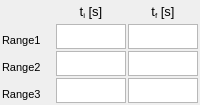
            <widget class="QFrame" name="manualSelectTimeFrame">
             <property name="sizePolicy">
              <sizepolicy hsizetype="Minimum" vsizetype="Minimum">
               <horstretch>0</horstretch>
               <verstretch>0</verstretch>
              </sizepolicy>
             </property>
             <property name="frameShape">
              <enum>QFrame::NoFrame</enum>
             </property>
             <property name="frameShadow">
              <enum>QFrame::Plain</enum>
             </property>
             <layout class="QGridLayout" name="gridLayout_23">
              <property name="leftMargin">
               <number>2</number>
              </property>
              <property name="topMargin">
               <number>2</number>
              </property>
              <property name="rightMargin">
               <number>2</number>
              </property>
              <property name="bottomMargin">
               <number>2</number>
              </property>
              <property name="spacing">
               <number>2</number>
              </property>
              <item row="4" column="0">
               <widget class="QLabel" name="fhigh_4">
                <property name="sizePolicy">
                 <sizepolicy hsizetype="Minimum" vsizetype="Minimum">
                  <horstretch>0</horstretch>
                  <verstretch>0</verstretch>
                 </sizepolicy>
                </property>
                <property name="font">
                 <font>
                  <pointsize>8</pointsize>
                 </font>
                </property>
                <property name="text">
                 <string>&lt;html&gt;&lt;head/&gt;&lt;body&gt;&lt;p&gt;&lt;span style=&quot; font-size:12pt; vertical-align:sub;&quot;&gt;Range3&lt;/span&gt;&lt;/p&gt;&lt;/body&gt;&lt;/html&gt;</string>
                </property>
                <property name="textFormat">
                 <enum>Qt::RichText</enum>
                </property>
               </widget>
              </item>
              <item row="4" column="1">
               <widget class="QTextEdit" name="lowTimeValue3">
                <property name="sizePolicy">
                 <sizepolicy hsizetype="Minimum" vsizetype="Minimum">
                  <horstretch>0</horstretch>
                  <verstretch>0</verstretch>
                 </sizepolicy>
                </property>
                <property name="minimumSize">
                 <size>
                  <width>0</width>
                  <height>0</height>
                 </size>
                </property>
                <property name="maximumSize">
                 <size>
                  <width>70</width>
                  <height>25</height>
                 </size>
                </property>
                <property name="font">
                 <font>
                  <pointsize>8</pointsize>
                 </font>
                </property>
                <property name="layoutDirection">
                 <enum>Qt::RightToLeft</enum>
                </property>
                <property name="verticalScrollBarPolicy">
                 <enum>Qt::ScrollBarAlwaysOff</enum>
                </property>
                <property name="horizontalScrollBarPolicy">
                 <enum>Qt::ScrollBarAlwaysOff</enum>
                </property>
                <property name="html">
                 <string>&lt;!DOCTYPE HTML PUBLIC &quot;-//W3C//DTD HTML 4.0//EN&quot; &quot;http://www.w3.org/TR/REC-html40/strict.dtd&quot;&gt;
&lt;html&gt;&lt;head&gt;&lt;meta name=&quot;qrichtext&quot; content=&quot;1&quot; /&gt;&lt;style type=&quot;text/css&quot;&gt;
p, li { white-space: pre-wrap; }
&lt;/style&gt;&lt;/head&gt;&lt;body style=&quot; font-family:'MS Shell Dlg 2'; font-size:8pt; font-weight:400; font-style:normal;&quot;&gt;
&lt;p align=&quot;center&quot; style=&quot;-qt-paragraph-type:empty; margin-top:0px; margin-bottom:0px; margin-left:0px; margin-right:0px; -qt-block-indent:0; text-indent:0px; font-size:8.25pt;&quot;&gt;&lt;br /&gt;&lt;/p&gt;&lt;/body&gt;&lt;/html&gt;</string>
                </property>
                <property name="acceptRichText">
                 <bool>false</bool>
                </property>
               </widget>
              </item>
              <item row="3" column="3">
               <widget class="QTextEdit" name="highTimeValue2">
                <property name="sizePolicy">
                 <sizepolicy hsizetype="Minimum" vsizetype="Minimum">
                  <horstretch>0</horstretch>
                  <verstretch>0</verstretch>
                 </sizepolicy>
                </property>
                <property name="minimumSize">
                 <size>
                  <width>0</width>
                  <height>0</height>
                 </size>
                </property>
                <property name="maximumSize">
                 <size>
                  <width>70</width>
                  <height>25</height>
                 </size>
                </property>
                <property name="font">
                 <font>
                  <pointsize>8</pointsize>
                 </font>
                </property>
                <property name="layoutDirection">
                 <enum>Qt::RightToLeft</enum>
                </property>
                <property name="verticalScrollBarPolicy">
                 <enum>Qt::ScrollBarAlwaysOff</enum>
                </property>
                <property name="horizontalScrollBarPolicy">
                 <enum>Qt::ScrollBarAlwaysOff</enum>
                </property>
                <property name="html">
                 <string>&lt;!DOCTYPE HTML PUBLIC &quot;-//W3C//DTD HTML 4.0//EN&quot; &quot;http://www.w3.org/TR/REC-html40/strict.dtd&quot;&gt;
&lt;html&gt;&lt;head&gt;&lt;meta name=&quot;qrichtext&quot; content=&quot;1&quot; /&gt;&lt;style type=&quot;text/css&quot;&gt;
p, li { white-space: pre-wrap; }
&lt;/style&gt;&lt;/head&gt;&lt;body style=&quot; font-family:'MS Shell Dlg 2'; font-size:8pt; font-weight:400; font-style:normal;&quot;&gt;
&lt;p align=&quot;center&quot; style=&quot;-qt-paragraph-type:empty; margin-top:0px; margin-bottom:0px; margin-left:0px; margin-right:0px; -qt-block-indent:0; text-indent:0px; font-size:8.25pt;&quot;&gt;&lt;br /&gt;&lt;/p&gt;&lt;/body&gt;&lt;/html&gt;</string>
                </property>
                <property name="acceptRichText">
                 <bool>false</bool>
                </property>
               </widget>
              </item>
              <item row="4" column="3">
               <widget class="QTextEdit" name="highTimeValue3">
                <property name="sizePolicy">
                 <sizepolicy hsizetype="Minimum" vsizetype="Minimum">
                  <horstretch>0</horstretch>
                  <verstretch>0</verstretch>
                 </sizepolicy>
                </property>
                <property name="minimumSize">
                 <size>
                  <width>0</width>
                  <height>0</height>
                 </size>
                </property>
                <property name="maximumSize">
                 <size>
                  <width>70</width>
                  <height>25</height>
                 </size>
                </property>
                <property name="font">
                 <font>
                  <pointsize>8</pointsize>
                 </font>
                </property>
                <property name="layoutDirection">
                 <enum>Qt::RightToLeft</enum>
                </property>
                <property name="verticalScrollBarPolicy">
                 <enum>Qt::ScrollBarAlwaysOff</enum>
                </property>
                <property name="horizontalScrollBarPolicy">
                 <enum>Qt::ScrollBarAlwaysOff</enum>
                </property>
                <property name="html">
                 <string>&lt;!DOCTYPE HTML PUBLIC &quot;-//W3C//DTD HTML 4.0//EN&quot; &quot;http://www.w3.org/TR/REC-html40/strict.dtd&quot;&gt;
&lt;html&gt;&lt;head&gt;&lt;meta name=&quot;qrichtext&quot; content=&quot;1&quot; /&gt;&lt;style type=&quot;text/css&quot;&gt;
p, li { white-space: pre-wrap; }
&lt;/style&gt;&lt;/head&gt;&lt;body style=&quot; font-family:'MS Shell Dlg 2'; font-size:8pt; font-weight:400; font-style:normal;&quot;&gt;
&lt;p align=&quot;center&quot; style=&quot;-qt-paragraph-type:empty; margin-top:0px; margin-bottom:0px; margin-left:0px; margin-right:0px; -qt-block-indent:0; text-indent:0px; font-size:8.25pt;&quot;&gt;&lt;br /&gt;&lt;/p&gt;&lt;/body&gt;&lt;/html&gt;</string>
                </property>
                <property name="acceptRichText">
                 <bool>false</bool>
                </property>
               </widget>
              </item>
              <item row="3" column="1">
               <widget class="QTextEdit" name="lowTimeValue2">
                <property name="sizePolicy">
                 <sizepolicy hsizetype="Minimum" vsizetype="Minimum">
                  <horstretch>0</horstretch>
                  <verstretch>0</verstretch>
                 </sizepolicy>
                </property>
                <property name="minimumSize">
                 <size>
                  <width>0</width>
                  <height>0</height>
                 </size>
                </property>
                <property name="maximumSize">
                 <size>
                  <width>70</width>
                  <height>25</height>
                 </size>
                </property>
                <property name="font">
                 <font>
                  <pointsize>8</pointsize>
                 </font>
                </property>
                <property name="layoutDirection">
                 <enum>Qt::RightToLeft</enum>
                </property>
                <property name="verticalScrollBarPolicy">
                 <enum>Qt::ScrollBarAlwaysOff</enum>
                </property>
                <property name="horizontalScrollBarPolicy">
                 <enum>Qt::ScrollBarAlwaysOff</enum>
                </property>
                <property name="html">
                 <string>&lt;!DOCTYPE HTML PUBLIC &quot;-//W3C//DTD HTML 4.0//EN&quot; &quot;http://www.w3.org/TR/REC-html40/strict.dtd&quot;&gt;
&lt;html&gt;&lt;head&gt;&lt;meta name=&quot;qrichtext&quot; content=&quot;1&quot; /&gt;&lt;style type=&quot;text/css&quot;&gt;
p, li { white-space: pre-wrap; }
&lt;/style&gt;&lt;/head&gt;&lt;body style=&quot; font-family:'MS Shell Dlg 2'; font-size:8pt; font-weight:400; font-style:normal;&quot;&gt;
&lt;p align=&quot;center&quot; style=&quot;-qt-paragraph-type:empty; margin-top:0px; margin-bottom:0px; margin-left:0px; margin-right:0px; -qt-block-indent:0; text-indent:0px; font-size:8.25pt;&quot;&gt;&lt;br /&gt;&lt;/p&gt;&lt;/body&gt;&lt;/html&gt;</string>
                </property>
                <property name="acceptRichText">
                 <bool>false</bool>
                </property>
               </widget>
              </item>
              <item row="3" column="0">
               <widget class="QLabel" name="fhigh_2">
                <property name="sizePolicy">
                 <sizepolicy hsizetype="Minimum" vsizetype="Minimum">
                  <horstretch>0</horstretch>
                  <verstretch>0</verstretch>
                 </sizepolicy>
                </property>
                <property name="font">
                 <font>
                  <pointsize>8</pointsize>
                 </font>
                </property>
                <property name="text">
                 <string>&lt;html&gt;&lt;head/&gt;&lt;body&gt;&lt;p&gt;&lt;span style=&quot; font-size:12pt; vertical-align:sub;&quot;&gt;Range2&lt;/span&gt;&lt;/p&gt;&lt;/body&gt;&lt;/html&gt;</string>
                </property>
                <property name="textFormat">
                 <enum>Qt::RichText</enum>
                </property>
               </widget>
              </item>
              <item row="0" column="0">
               <spacer name="horizontalSpacer_12">
                <property name="orientation">
                 <enum>Qt::Horizontal</enum>
                </property>
                <property name="sizeType">
                 <enum>QSizePolicy::Minimum</enum>
                </property>
                <property name="sizeHint" stdset="0">
                 <size>
                  <width>28</width>
                  <height>20</height>
                 </size>
                </property>
               </spacer>
              </item>
              <item row="0" column="3">
               <widget class="QLabel" name="label_22">
                <property name="sizePolicy">
                 <sizepolicy hsizetype="Minimum" vsizetype="Minimum">
                  <horstretch>0</horstretch>
                  <verstretch>0</verstretch>
                 </sizepolicy>
                </property>
                <property name="maximumSize">
                 <size>
                  <width>16777215</width>
                  <height>25</height>
                 </size>
                </property>
                <property name="font">
                 <font>
                  <pointsize>8</pointsize>
                 </font>
                </property>
                <property name="text">
                 <string>&lt;html&gt;&lt;head/&gt;&lt;body&gt;&lt;p align=&quot;center&quot;&gt;&lt;span style=&quot; font-size:10pt;&quot;&gt;t&lt;/span&gt;&lt;span style=&quot; font-size:10pt; vertical-align:sub;&quot;&gt;f&lt;/span&gt;&lt;span style=&quot; font-size:10pt;&quot;&gt; [s]&lt;/span&gt;&lt;/p&gt;&lt;/body&gt;&lt;/html&gt;</string>
                </property>
                <property name="textFormat">
                 <enum>Qt::RichText</enum>
                </property>
               </widget>
              </item>
              <item row="2" column="3">
               <widget class="QTextEdit" name="highTimeValue1">
                <property name="sizePolicy">
                 <sizepolicy hsizetype="Minimum" vsizetype="Minimum">
                  <horstretch>0</horstretch>
                  <verstretch>0</verstretch>
                 </sizepolicy>
                </property>
                <property name="minimumSize">
                 <size>
                  <width>0</width>
                  <height>0</height>
                 </size>
                </property>
                <property name="maximumSize">
                 <size>
                  <width>70</width>
                  <height>25</height>
                 </size>
                </property>
                <property name="font">
                 <font>
                  <pointsize>8</pointsize>
                 </font>
                </property>
                <property name="layoutDirection">
                 <enum>Qt::RightToLeft</enum>
                </property>
                <property name="verticalScrollBarPolicy">
                 <enum>Qt::ScrollBarAlwaysOff</enum>
                </property>
                <property name="horizontalScrollBarPolicy">
                 <enum>Qt::ScrollBarAlwaysOff</enum>
                </property>
                <property name="html">
                 <string>&lt;!DOCTYPE HTML PUBLIC &quot;-//W3C//DTD HTML 4.0//EN&quot; &quot;http://www.w3.org/TR/REC-html40/strict.dtd&quot;&gt;
&lt;html&gt;&lt;head&gt;&lt;meta name=&quot;qrichtext&quot; content=&quot;1&quot; /&gt;&lt;style type=&quot;text/css&quot;&gt;
p, li { white-space: pre-wrap; }
&lt;/style&gt;&lt;/head&gt;&lt;body style=&quot; font-family:'MS Shell Dlg 2'; font-size:8pt; font-weight:400; font-style:normal;&quot;&gt;
&lt;p align=&quot;center&quot; style=&quot;-qt-paragraph-type:empty; margin-top:0px; margin-bottom:0px; margin-left:0px; margin-right:0px; -qt-block-indent:0; text-indent:0px; font-size:8.25pt;&quot;&gt;&lt;br /&gt;&lt;/p&gt;&lt;/body&gt;&lt;/html&gt;</string>
                </property>
                <property name="acceptRichText">
                 <bool>false</bool>
                </property>
               </widget>
              </item>
              <item row="0" column="1">
               <widget class="QLabel" name="label_19">
                <property name="sizePolicy">
                 <sizepolicy hsizetype="Minimum" vsizetype="Minimum">
                  <horstretch>0</horstretch>
                  <verstretch>0</verstretch>
                 </sizepolicy>
                </property>
                <property name="maximumSize">
                 <size>
                  <width>16777215</width>
                  <height>25</height>
                 </size>
                </property>
                <property name="font">
                 <font>
                  <pointsize>8</pointsize>
                 </font>
                </property>
                <property name="text">
                 <string>&lt;html&gt;&lt;head/&gt;&lt;body&gt;&lt;p align=&quot;center&quot;&gt;&lt;span style=&quot; font-size:10pt;&quot;&gt;t&lt;/span&gt;&lt;span style=&quot; font-size:10pt; vertical-align:sub;&quot;&gt;i&lt;/span&gt;&lt;span style=&quot; font-size:10pt;&quot;&gt; [s]&lt;/span&gt;&lt;/p&gt;&lt;/body&gt;&lt;/html&gt;</string>
                </property>
                <property name="textFormat">
                 <enum>Qt::RichText</enum>
                </property>
               </widget>
              </item>
              <item row="2" column="0">
               <widget class="QLabel" name="label_8">
                <property name="sizePolicy">
                 <sizepolicy hsizetype="Minimum" vsizetype="Minimum">
                  <horstretch>0</horstretch>
                  <verstretch>0</verstretch>
                 </sizepolicy>
                </property>
                <property name="font">
                 <font>
                  <pointsize>8</pointsize>
                 </font>
                </property>
                <property name="text">
                 <string>&lt;html&gt;&lt;head/&gt;&lt;body&gt;&lt;p&gt;&lt;span style=&quot; font-size:12pt; vertical-align:sub;&quot;&gt;Range1&lt;/span&gt;&lt;/p&gt;&lt;/body&gt;&lt;/html&gt;</string>
                </property>
                <property name="textFormat">
                 <enum>Qt::RichText</enum>
                </property>
               </widget>
              </item>
              <item row="2" column="1">
               <widget class="QTextEdit" name="lowTimeValue1">
                <property name="sizePolicy">
                 <sizepolicy hsizetype="Minimum" vsizetype="Minimum">
                  <horstretch>0</horstretch>
                  <verstretch>0</verstretch>
                 </sizepolicy>
                </property>
                <property name="minimumSize">
                 <size>
                  <width>0</width>
                  <height>0</height>
                 </size>
                </property>
                <property name="maximumSize">
                 <size>
                  <width>70</width>
                  <height>25</height>
                 </size>
                </property>
                <property name="font">
                 <font>
                  <pointsize>8</pointsize>
                 </font>
                </property>
                <property name="layoutDirection">
                 <enum>Qt::RightToLeft</enum>
                </property>
                <property name="verticalScrollBarPolicy">
                 <enum>Qt::ScrollBarAlwaysOff</enum>
                </property>
                <property name="horizontalScrollBarPolicy">
                 <enum>Qt::ScrollBarAlwaysOff</enum>
                </property>
                <property name="html">
                 <string>&lt;!DOCTYPE HTML PUBLIC &quot;-//W3C//DTD HTML 4.0//EN&quot; &quot;http://www.w3.org/TR/REC-html40/strict.dtd&quot;&gt;
&lt;html&gt;&lt;head&gt;&lt;meta name=&quot;qrichtext&quot; content=&quot;1&quot; /&gt;&lt;style type=&quot;text/css&quot;&gt;
p, li { white-space: pre-wrap; }
&lt;/style&gt;&lt;/head&gt;&lt;body style=&quot; font-family:'MS Shell Dlg 2'; font-size:8pt; font-weight:400; font-style:normal;&quot;&gt;
&lt;p align=&quot;center&quot; style=&quot;-qt-paragraph-type:empty; margin-top:0px; margin-bottom:0px; margin-left:0px; margin-right:0px; -qt-block-indent:0; text-indent:0px; font-size:8.25pt;&quot;&gt;&lt;br /&gt;&lt;/p&gt;&lt;/body&gt;&lt;/html&gt;</string>
                </property>
                <property name="acceptRichText">
                 <bool>false</bool>
                </property>
               </widget>
              </item>
             </layout>
            </widget>
